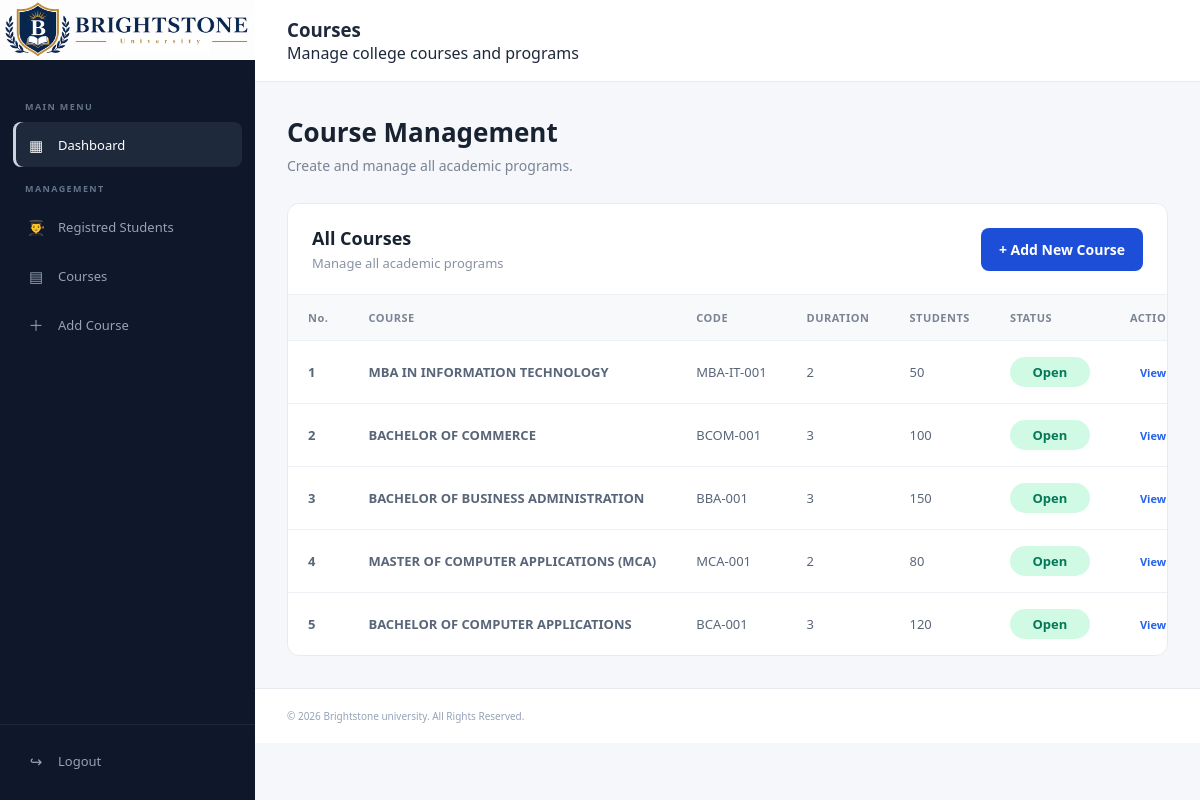
Screenshot of /admin/courses.php with the database file from the repository.
### tables this page shows
CREATE TABLE `course` (
  `c_id` int(11) NOT NULL,
  `c_name` varchar(100) DEFAULT NULL,
  `c_code` varchar(10) DEFAULT NULL,
  `c_type` varchar(30) DEFAULT NULL,
  `duration` varchar(30) DEFAULT NULL,
  `semester` int(11) DEFAULT NULL,
  `description` text DEFAULT NULL,
  `max_student` int(11) DEFAULT NULL,
  `department` varchar(30) DEFAULT NULL,
  `fee` int(11) DEFAULT NULL,
  `status` varchar(30) DEFAULT NULL
);

### admin/courses.php (the view, shortened to what this page needs)
<?php
include("sidebar.php");
include("database.php");
?>
<!DOCTYPE html>
<html lang="en">
<head>
    <link rel="stylesheet" href="admin.css">
</head>
<body class="admin-body">
    <main class="main-content">
        <header class="topbar">
            <div>
                <h3>Courses</h3>
                <p>Manage college courses and programs</p>
            </div>
        </header>
        <section class="page-content">
            <div class="page-heading">
                <div>
                    <h1>Course Management</h1>
                    <p>Create and manage all academic programs.</p>
                </div>
            </div>
            <div class="content-card course-summary-card">
                <div class="table-toolbar">
                    <div>
                        <h2>All Courses</h2>
                        <p>Manage all academic programs</p>
                    </div>
                    <a href="add-course.php" class="primary-btn">
                        + Add New Course
                    </a>
                </div>
                <div class="course-summary-table">
                    <table class="student-table">
                        <thead>
                            <tr>
                                <th>No.</th>
                                <th>COURSE</th>
                                <th>CODE</th>
                                <th>DURATION</th>
                                <th>STUDENTS</th>
                                <th>STATUS</th>
                                <th>ACTION</th>
                            </tr>
                        </thead>
                        <tbody id="courseTableBody">
                                <?php
                                    $query = "SELECT * FROM course ORDER BY c_id DESC";
                                    $res = mysqli_query($con, $query);
                                    $i=1;
                                        while ($row = mysqli_fetch_assoc($res))
                                        {
                                ?>
                               <tr>
                                    <td>
                                        <strong>
                                            <?php echo $i; ?>
                                        </strong>
                                    </td>
                                    <td>
                                        <strong>
                                            <?php echo strtoupper($row['c_name']); ?>
                                        </strong>
                                    </td>
                                    <td>
                                        <?php echo $row['c_code'];?>
                                    </td>
                                    <td>
                                        <?php echo $row['duration'];?>
                                    </td>
                                    <td>
                                        <?php echo $row['max_student'];?>
                                    </td>
                                    <td>
                                        <?php
                                        $status=$row['status'];
                                        if($status == 'Open'){
                                            echo "<span class='status green'>Open</span>";
                                        }
                                        elseif($status == 'Closed'){
                                            echo "<span class='status red'>Close</span>";
                                        }
                                        else{
                                            echo "<span class='status yellow'>Coming soon</span>";
                                        }
                                        ?>
                                    </td>
                                    <td>
                                        <div class="action-buttons">
                                           <a href="view-course.php?c_id=<?php echo $row['c_id']; ?>" class="course-view">
                                                View Details →
                                            </a>
                                        </div>
                                    </td>
                                </tr>
                            <?php
                            $i++;
                                }
                            ?>
                        </tbody>
                    </table>
                </div>
            </div>
        </section>
       <?php
        include("footer.php");
        ?>
    </main>
</body>
</html>

### admin/admin.css (style rules this page uses)
* { margin: 0; padding: 0; box-sizing: border-box; }
body { font-family: "Segoe UI", Arial, sans-serif; color: #1e293b; }
.admin-body { background: #f5f7fb; min-height: 100vh; }
.main-content { margin-left: 255px; min-height: 100vh; display: flex; flex-direction: column; }
.topbar { height: 82px; background: white; border-bottom: 1px solid #e7ebf0; padding: 0 32px; display: flex; align-items: center; justify-content: space-between; }
.page-heading { display: flex; justify-content: space-between; align-items: center; margin-bottom: 25px; }
.page-heading p { color: #94a3b8; font-size: 12px; }
.primary-btn { background: #0f172a; color: white; text-decoration: none; padding: 11px 18px; border-radius: 7px; font-size: 12px; font-weight: 600; transition: 0.2s; }
.status { display: inline-block; padding: 5px 9px; border-radius: 20px; font-size: 9px; font-weight: 600; }
.page-content { padding: 32px; }
.page-heading { display: flex; justify-content: space-between; align-items: center; margin-bottom: 28px; }
.page-heading h1 { font-size: 26px; color: #182230; margin-bottom: 6px; }
.page-heading p { color: #7a8494; font-size: 14px; }
.primary-btn, .secondary-btn { display: inline-flex; align-items: center; gap: 8px; text-decoration: none; padding: 12px 18px; border-radius: 8px; font-size: 14px; font-weight: 600; transition: 0.2s; }
.primary-btn { background: #1d4ed8; color: #fff; }
.content-card { background: #fff; border: 1px solid #e7eaf0; border-radius: 12px; overflow: hidden; }
.table-toolbar { padding: 22px 24px; border-bottom: 1px solid #edf0f4; display: flex; justify-content: space-between; align-items: center; gap: 20px; }
.table-toolbar h2 { color: #182230; font-size: 18px; margin-bottom: 4px; }
.table-toolbar p { color: #8993a3; font-size: 13px; }
.student-table { width: 100%; border-collapse: collapse; }
.student-table th { background: #f8f9fb; color: #7a8494; font-size: 11px; font-weight: 700; letter-spacing: 0.5px; text-align: left; padding: 15px 20px; white-space: nowrap; }
.student-table td { padding: 16px 20px; border-top: 1px solid #edf0f4; color: #596579; font-size: 13px; white-space: nowrap; }
.status { display: inline-block; padding: 5px 10px; border-radius: 20px; font-size: 11px; font-weight: 600; }
.action-buttons { display: flex; gap: 7px; }
.action-buttons a { text-decoration: none; font-size: 11px; font-weight: 600; padding: 6px 10px; border-radius: 5px; }
.course-view { text-decoration: none; color: #2563eb; font-size: 11px; font-weight: 600; }
.course-summary-card { margin-top: 5px; }
.action-buttons { display: flex; align-items: center; gap: 8px; }
.course-summary-card { margin-top: 25px; }
.course-summary-table { width: 100%; overflow-x: auto; }
.course-summary-table table { min-width: 750px; }
.course-view { border: none; background: transparent; cursor: pointer; color: #2563eb; font-size: 12px; font-weight: 600; text-decoration: none; }
.status { display: inline-flex; align-items: center; justify-content: center; padding: 6px 14px; min-width: 80px; border-radius: 20px; font-size: 13px; font-weight: 600; text-align: center; }
.green { background-color: #d1fae5; color: #047857; }

### rows the page displays
course: c_name "MBA IN INFORMATION TECHNOLOGY", c_code "MBA-IT-001", duration "2", max_student "50", status "Open"
course: c_name "BACHELOR OF COMMERCE", c_code "BCOM-001", duration "3", max_student "100", status "Open"
course: c_name "BACHELOR OF BUSINESS ADMINISTRATION", c_code "BBA-001", duration "3", max_student "150", status "Open"
course: c_name "MASTER OF COMPUTER APPLICATIONS (MCA)", c_code "MCA-001", duration "2", max_student "80", status "Open"
course: c_name "BACHELOR OF COMPUTER APPLICATIONS", c_code "BCA-001", duration "3", max_student "120", status "Open"
